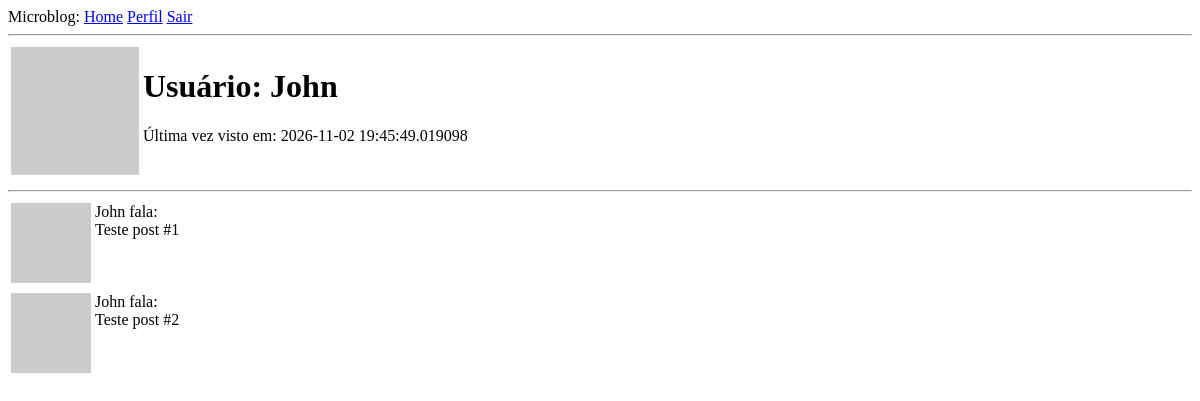
/usuario/John (signed in), run on an earlier commit of the app's database.
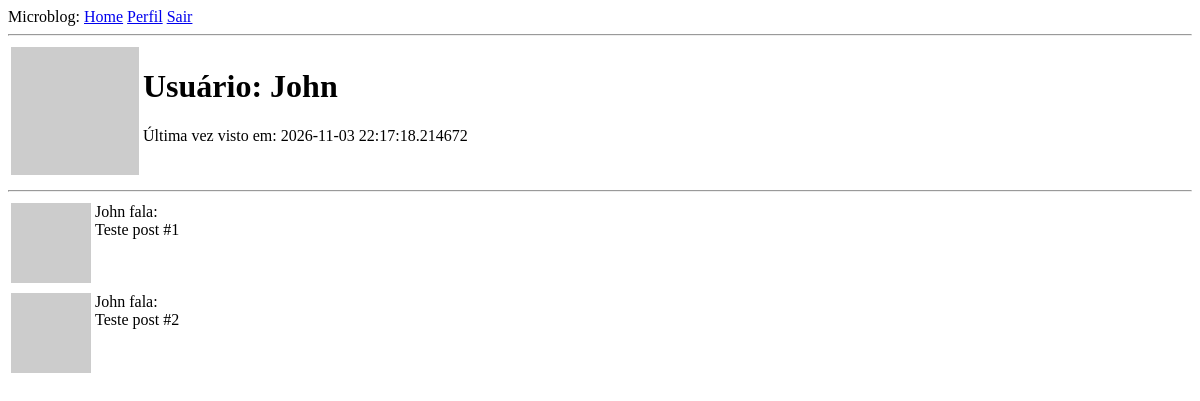
And on a later commit of the database.
### app/models.py (models this page shows, shortened)
class User(UserMixin,database.Model):
    id: so.Mapped[int] = so.mapped_column(primary_key=True)
    username: so.Mapped[str] = so.mapped_column(sa.String(64), index=True,unique=True)
    email: so.Mapped[str] = so.mapped_column(sa.String(120), index=True,unique=True)
    pwd_has: so.Mapped[Optional[str]] = so.mapped_column(sa.String(256))
    posts: so.WriteOnlyMapped['Post'] = so.relationship(back_populates='author')
    about_me: so.Mapped[Optional[str]] = so.mapped_column(sa.String(140))
    last_seen: so.Mapped[Optional[datetime]] = so.mapped_column(default=lambda: datetime.now(timezone.utc))
    def avatar(self,size):
        digest = md5(self.email.lower().encode('utf-8')).hexdigest()
        return f'https://www.gravatar.com/avatar/{digest}?d=identicon&s={size}'

### app/routes.py (the view)
@flask_app.route('/usuario/<username>')
@login_required
def user(username):
    user = database.first_or_404(sa.select(User).where(User.username == username))
    posts = [
            {'author': user, 'body': 'Teste post #1'},
            {'author': user, 'body': 'Teste post #2'}
    ]
    return render_template('user.html',user=user,posts=posts)

### app/models.py (called while the page is built)
@login.user_loader
def load_user(id):
    return database.session.get(User, int(id))

### app/routes.py (called while the page is built)
@flask_app.before_request
def before_request():
    if current_user.is_authenticated:
        current_user.last_seen = datetime.now(timezone.utc)
        database.session.commit()

### app/templates/user.html (shortened to what this page needs)
{% extends "base.html" %}
{% block content %}
  <table>
    <tr valign="top">
      <td>
        <img src="{{ user.avatar(128) }}" alt="Avatar de {{ user.username }}" width="128" height="128">
      </td>
      <td>
        <h1>Usuário: {{ user.username }}</h1>
        {% if user.last_seen %}<p>Última vez visto em: {{ user.last_seen }}</p>{% endif %}
      </td>
    </tr>
  </table>
  <hr>
  {% for post in posts %}
      {% include '_post.html' %}
  {% endfor %}
{% endblock %}

### app/templates/base.html (shortened to what this page needs)
<!doctype html>
<html>
<head>
</head>
<body>
  <div>
    Microblog:
    <a href="{{ url_for('index') }}">Home</a>
    {% if current_user.is_anonymous %}
    <a href="{{ url_for('login') }}">Entrar</a>
    {% else %}
    <a href="{{ url_for('user', username=current_user.username) }}">Perfil</a>
    <a href="{{ url_for('logout') }}">Sair</a>
    {% endif %}
  </div>
  <hr/>
  {% block content %}{% endblock %}
</body>
</html>

### app/templates/_post.html
<table>
  <tr valign="top">
      <td>
          <img src="{{ post.author.avatar(36) }}">
      </td>
      <td>
        {{ post.author.username }} fala:<br>{{ post.body }}
      </td>
  </tr>
</table>

What changed in the data, as far as the page shows it:
changed User "John": last_seen "2026-11-02 19:45:49.019098" → "2026-11-03 22:17:18.214672"
